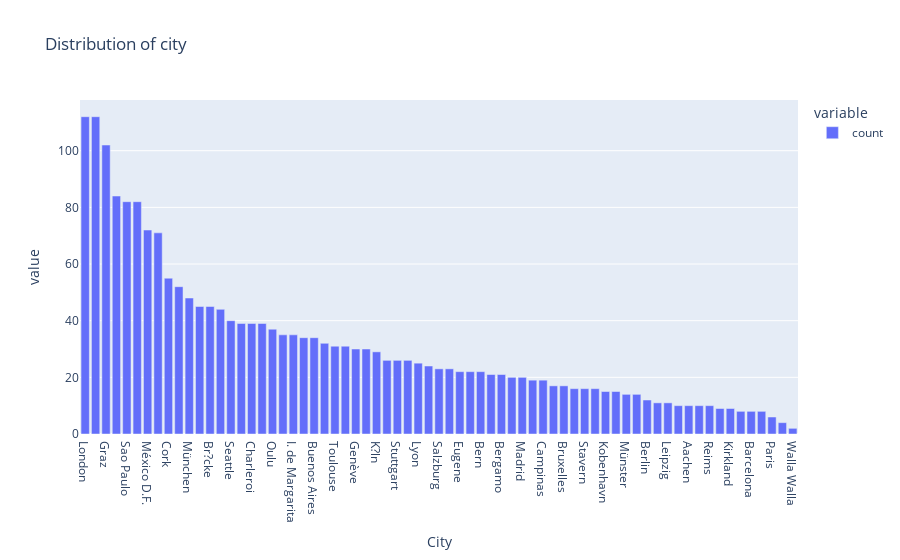

The notebook cell saved with this chart:
### Markdown cell above
categorical data

### Code cell
px.bar(data_frame=order.City.value_counts(),title=('Distribution of city'))

### Figure 1 — Plotly figure (JSON) as saved in the notebook; plotly's stock layout.template omitted (floating-point values rounded to 4 significant figures)
{"data": [{"alignmentgroup": "True", "hovertemplate": "variable=count<br>City=%{x}<br>value=%{y}<extra></extra>", "legendgroup": "count", "marker": {"color": "#636efa", "pattern": {"shape": ""}}, "name": "count", "offsetgroup": "count", "orientation": "v", "showlegend": true, "textposition": "auto", "type": "bar", "x": ["London", "Boise", "Graz", "Cunewalde", "Sao Paulo", "Rio de Janeiro", "México D.F.", "Albuquerque", "Cork", "Lule?", "München", "San Crist?bal", "Br?cke", "Marseille", "Seattle", "Brandenburg", "Charleroi", "Frankfurt a.M.", "Oulu", "Tsawassen", "I. de Margarita", "Barquisimeto", "Buenos Aires", "Montréal", "Toulouse", "?rhus", "Genève", "Lisboa", "K?ln", "Strasbourg", "Stuttgart", "Sevilla", "Lyon", "Anchorage", "Salzburg", "Cowes", "Eugene", "Reggio Emilia", "Bern", "Portland", "Bergamo", "Lander", "Madrid", "Resende", "Campinas", "Helsinki", "Bruxelles", "Warszawa", "Stavern", "Lille", "Kobenhavn", "Nantes", "Münster", "Mannheim", "Berlin", "Versailles", "Leipzig", "Torino", "Aachen", "San Francisco", "Reims", "Elgin", "Kirkland", "Vancouver", "Barcelona", "Butte", "Paris", "Caracas", "Walla Walla"], "xaxis": "x", "y": [112, 112, 102, 84, 82, 82, 72, 71, 55, 52, 48, 45, 45, 44, 40, 39, 39, 39, 37, 35, 35, 34, 34, 32, 31, 31, 30, 30, 29, 26, 26, 26, 25, 24, 23, 23, 22, 22, 22, 21, 21, 20, 20, 19, 19, 17, 17, 16, 16, 16, 15, 15, 14, 14, 12, 11, 11, 10, 10, 10, 10, 9, 9, 8, 8, 8, 6, 4, 2], "yaxis": "y"}], "layout": {"barmode": "relative", "legend": {"title": {"text": "variable"}, "tracegroupgap": 0}, "title": {"text": "Distribution of city"}, "xaxis": {"anchor": "y", "domain": [0, 1], "title": {"text": "City"}}, "yaxis": {"anchor": "x", "domain": [0, 1], "title": {"text": "value"}}}}
